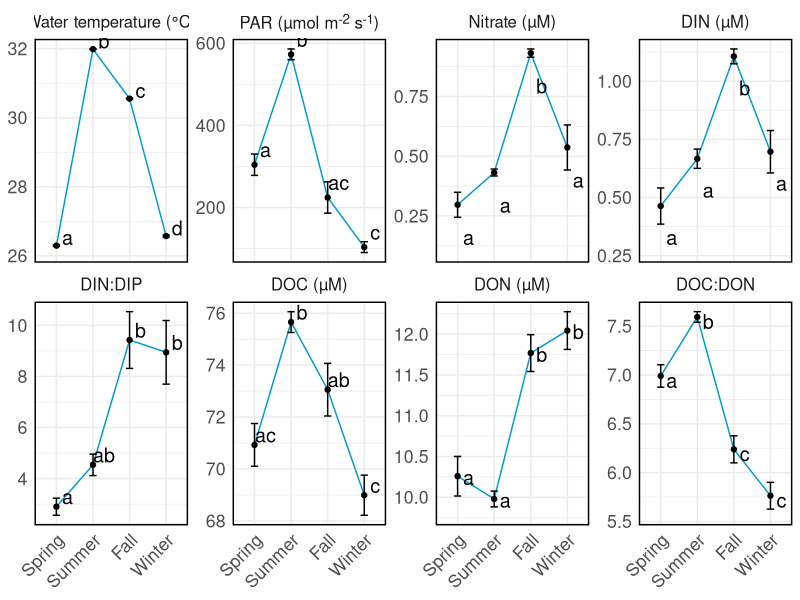
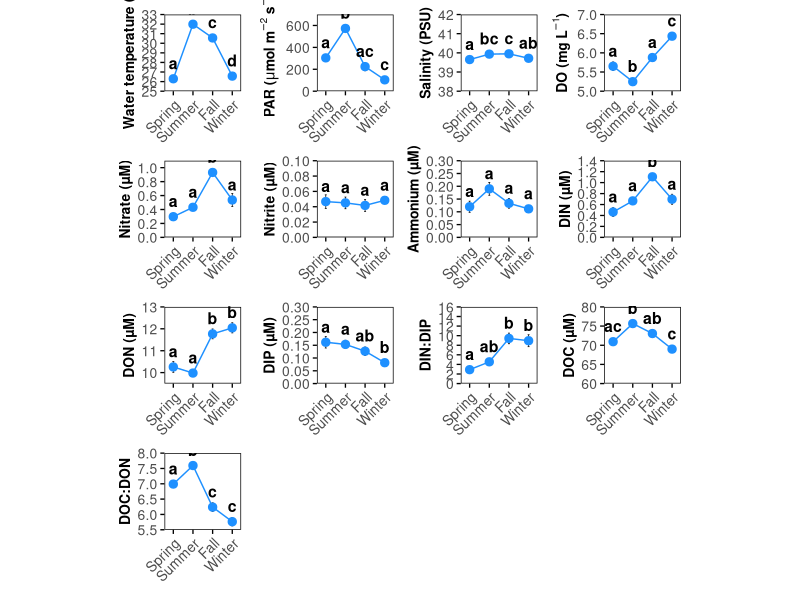
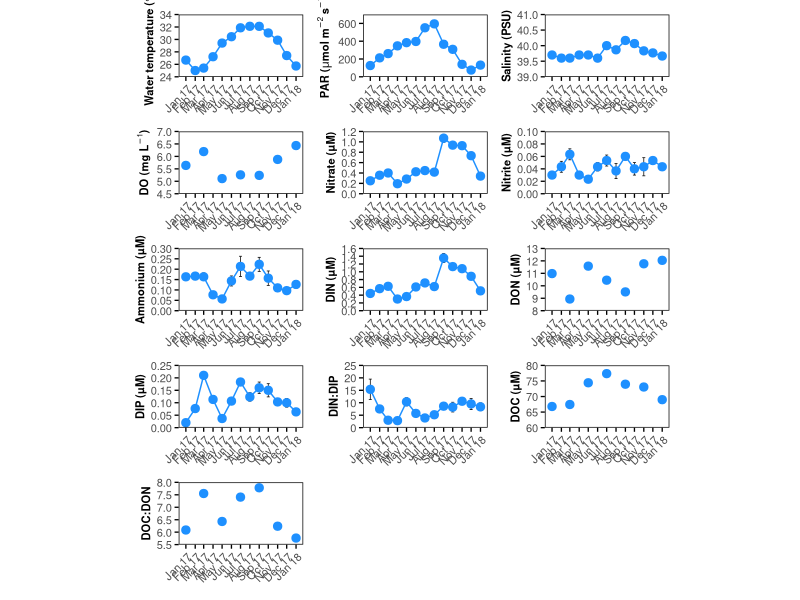
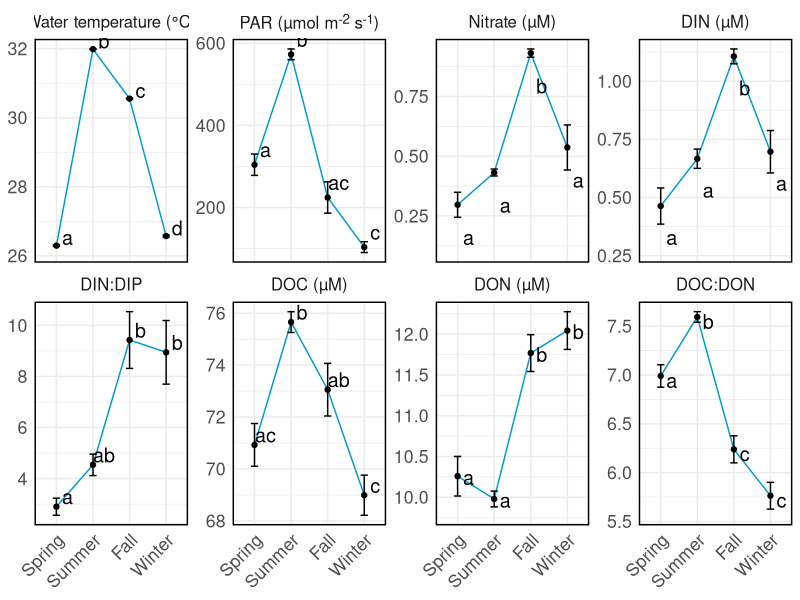
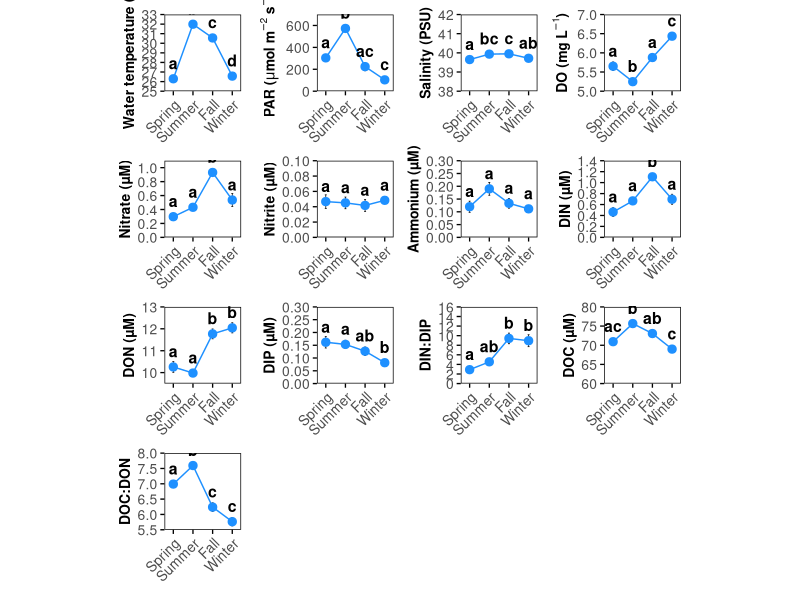
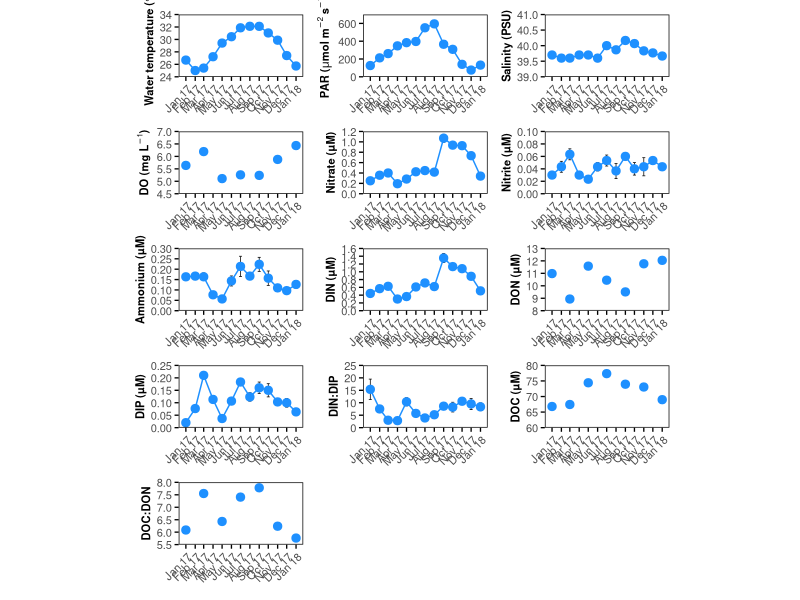

R code for these plots, in order:
# Load required libraries

library(tidyverse)
library(ggforce)
library(readxl)
library(patchwork)
library(ggtext)

# set working directory to the directory the script is saved in

setwd(dirname(rstudioapi::getActiveDocumentContext()$path))

### Figure(s) 1C-J ###

# Load the respective sheet of Excel file

env_data <- read_excel("Environmental Data file Tilstra et al.xlsx", sheet = "season_mean_sem_env")

# Reshape data from wide to long format

env_long <- env_data %>%
  pivot_longer(cols = -Season, names_to = "Parameter", values_to = "Value")

# Add a new column for standard errors of mean (SEM)

env_long <- env_long %>%
  mutate(Std_Error = lead(Value),   # lead() function shifts the values down by one row
         Std_Error = if_else(str_detect(lead(Parameter), "SEM"), Std_Error, NA_real_))

# Remove rows with SEM in the Parameter column

env_long <- env_long %>%
  filter(!str_detect(Parameter, "SEM"))

# Define which parameters to keep for this plot and their desired order

plot_order_1 <- c("Temperature", "PAR", "Nitrate", "DIN", "DIN:DIP", "DOC", "DON", "DOC:DON")

# Remove the environmental parameters not needed for this plot

env_long_1 <- env_long %>%
  filter(Parameter %in% plot_order_1)

# Convert Season to factor for correct ordering

env_long_1$Season <- factor(env_long_1$Season, levels = c("Spring", "Summer", "Fall", "Winter"))

# Reorder Parameter according to plot_order_1

env_long_1$Parameter <- factor(env_long_1$Parameter, levels = plot_order_1)

# Define the significance letters for each plot (based on statistics in different R script)

significance_letters <- list(
  c("a", "b", "c", "d"),
  c("a", "b", "ac", "c"),
  c("a", "a", "b", "a"),
  c("a", "a", "b", "a"),
  c("a", "ab", "b", "b"),
  c("ac", "b", "ab", "c"),
  c("a", "a", "b", "b"),
  c("a", "b", "c", "c")
)

# Match significance letters with the parameter order

env_long_1 <- env_long_1 %>% arrange(match(Parameter, plot_order_1))

# Repeat the significance letters for each parameter

env_long_1$significance <- rep(unlist(significance_letters), length.out = nrow(env_long_1))

# Make titles for each plot

facet_labels <- c(
  "Temperature" = "Water temperature (°C)",
  "PAR"         = "PAR (µmol m<sup>-2</sup> s<sup>-1</sup>)",
  "Nitrate"     = "Nitrate (µM)",
  "DIN"         = "DIN (µM)",
  "DIN:DIP"     = "DIN:DIP",
  "DOC"         = "DOC (µM)",
  "DON"         = "DON (µM)",
  "DOC:DON"     = "DOC:DON"
)

# Create plot

plot_1 <- env_long_1 %>%
  ggplot(aes(x = Season, y = Value, group = Parameter)) +
  geom_line(color = "deepskyblue3") +
  geom_point() +
  geom_errorbar(aes(ymin = Value - Std_Error, ymax = Value + Std_Error), width = 0.2, color = "black") +  
  geom_text(aes(label = significance), vjust = -0.5, size = 5, color = "black", position = position_nudge(y = -0.2, x = 0.3)) +  # Adjust position and aesthetics of significance letters
  facet_wrap(
    ~Parameter,
    scales = "free_y",
    ncol = 4,
    strip.position = "top",
    labeller = as_labeller(facet_labels)
  ) +
  labs(y = NULL, x = NULL) +
  guides(color = "none") + 
  theme_minimal() +
  theme(
    axis.text.x = element_text(angle = 45, hjust = 1),
    text = element_text(size = 16),
    strip.text = ggtext::element_markdown(size = 12),
    panel.border = element_rect(color = "black", fill = NA, linewidth = 1)
  )

# Show the plot

print(plot_1)

# Save the plot

ggsave(
  "Figure_1C-J.pdf",
  plot_1,
  device = cairo_pdf,
  width = 9,
  height = 5
)

# significance letters and plot titles were adjusted and and panel letters added in image processing software outside of R


#### Supplementary Figure S1 ####

# Set order of parameters

plot_order_2 <- c(
  "Temperature", "PAR", "Salinity", "DO",
  "Nitrate", "Nitrite", "Ammonia",
  "DIN", "DON", "Phosphate",
  "DIN:DIP", "DOC", "DOC:DON"
)

env_long_2 <- env_long %>%
  filter(Parameter %in% plot_order_2) %>%
  mutate(
    Season    = factor(Season, levels = c("Spring","Summer","Fall","Winter")),
    Parameter = factor(Parameter, levels = plot_order_2)
  )

# Make Y-axis labels

y_labels_2 <- list(
  "Temperature" = "Water temperature (°C)",
  "PAR"         = expression(bold("PAR ("*mu*"mol m"^{-2}*" s"^{-1}*")")),
  "Salinity"    = "Salinity (PSU)",
  "DO"          = expression(bold("DO (mg L"^{-1}*")")),
  "Nitrate"     = "Nitrate (µM)",
  "Nitrite"     = "Nitrite (µM)",
  "Ammonia"     = "Ammonium (µM)",
  "DIN"         = "DIN (µM)",
  "DON"         = "DON (µM)",
  "Phosphate"   = "DIP (µM)",
  "DIN:DIP"     = "DIN:DIP",
  "DOC"         = "DOC (µM)",
  "DOC:DON"     = "DOC:DON"
)

# Define significance letters (based on statistics in the other R script)

significance_letters_2 <- list(
  c("a","b","c","d"),    # Temperature
  c("a","b","ac","c"),    # PAR
  c("a","bc","c","ab"),    # Salinity
  c("a","b","a","c"),   # DO
  c("a","a","b","a"),   # Nitrate
  c("a","a","a","a"),    # Nitrite
  c("a","a","a","a"),    # Ammonia
  c("a","a","b","a"),   # DIN
  c("a","a","b","b"),    # DON
  c("a","a","ab","b"),   # Phosphate
  c("a","ab","b","b"),    # DIN:DIP
  c("ac","b","ab","c"),  # DOC
  c("a","b","c","c")     # DOC:DON
)

env_long_2 <- env_long_2 %>%
  arrange(match(Parameter, plot_order_2), Season) %>%
  mutate(significance = unlist(significance_letters_2))

# Axis ticks

axis_specs <- tibble::tribble(
  ~Parameter,    ~breaks,                                 ~ymin,   ~ymax,
  "Temperature", 25:33,                                    25,      33,
  "PAR",         c(0, 200, 400, 600),                      0,       700,
  "Salinity",    38:42,                                    38,      42,
  "DO",          c(5.0, 5.5, 6.0, 6.5, 7.0),               5.0,     7.0,
  "Nitrate",     c(0.0, 0.2, 0.4, 0.6, 0.8, 1),            0.0,     1.1,
  "Nitrite",     c(0.00, 0.02, 0.04, 0.06, 0.08, 0.1),     0.00,    0.10,
  "Ammonia",     c(0.00, 0.05, 0.10, 0.15, 0.20, 0.25, 0.30), 0.00, 0.30,
  "DIN",         c(0.0, 0.2, 0.4, 0.6, 0.8, 1.0, 1.2, 1.4), 0.0,     1.4,
  "DON",         c(10, 11, 12, 13),                        9.5,      13,
  "Phosphate",   c(0.00, 0.05, 0.10, 0.15, 0.20, 0.25, 0.30), 0.00, 0.30,
  "DIN:DIP",     c(0, seq(2, 16, 2)),                      0,       16,
  "DOC",         c(60, 65, 70, 75, 80),                    60,      80,
  "DOC:DON",     c(5.5, 6.0, 6.5, 7.0, 7.5, 8.0),          5.5,     8.0
)

# Make one square panel per parameter

plots_list <- env_long_2 %>%
  split(.$Parameter) %>%
  lapply(function(df_param) {
    
    par_name <- as.character(unique(df_param$Parameter))
    
    spec <- axis_specs %>%
      dplyr::filter(Parameter == par_name)
    
    brks <- spec$breaks[[1]]   
    ymin <- spec$ymin          
    ymax <- spec$ymax          
    ylab_val <- y_labels_2[[par_name]]
    
    ggplot(df_param, aes(x = Season, y = Value, group = 1)) +
      geom_errorbar(
        aes(ymin = Value - Std_Error,
            ymax = Value + Std_Error),
        width = 0.1,
        linewidth=0.25,
        color = "black"
      ) +
      geom_line(color = "dodgerblue1") +
      geom_point(size = 2.5, color = "dodgerblue1") +
      geom_text(
        aes(label = significance),
        vjust = -0.8,
        size  = 4,
        fontface = "bold"
      ) +
      scale_y_continuous(
        breaks = brks,
        limits = c(ymin, ymax),
        expand = c(0, 0)
      ) +
      scale_x_discrete(expand = expansion(mult = c(0.15, 0.15))) +
      labs(x = NULL, y = ylab_val) +
      theme_minimal(base_size = 10) +
      theme(
        axis.text.x  = element_text(angle = 45, hjust = 1,size=10),
        axis.text.y  = element_text(size = 10),
        axis.title.y = element_text(size = 10, face="bold"),
        panel.border = element_rect(color = "black", fill = NA, linewidth = 0.5),
        panel.grid   = element_blank(),
        aspect.ratio = 1,
        plot.margin  = margin(5,5,5,5),
        panel.spacing = unit(1, "pt"), 
        axis.ticks   = element_line(color = "black"),
        axis.ticks.length = grid::unit(3, "pt")   # adjust or remove as you prefer
      )
  })

plot_2 <- wrap_plots(plots_list, ncol = 4)
plot_2

ggsave(
  "Figure_S1.pdf",
  plot_2,
  device = cairo_pdf,
  width = 12,
  height = 10
)

# Position of significance letters and plot titles were adjusted and panel letters added in image processing software outside of R

### Supplementary Figure S2 ###

# Load the respective sheet of Excel file

env_data_2 <- read_excel("Environmental Data file Tilstra et al.xlsx", sheet = "month_mean_sem_env")

# Reshape data from wide to long format

env_long_3 <- env_data_2 %>%
  pivot_longer(cols = -Month, names_to = "Parameter", values_to = "Value")

# Add a new column for standard errors of mean (SEM)

env_long_3 <- env_long_3 %>%
  mutate(Std_Error = lead(Value),   # lead() function shifts the values down by one row
         Std_Error = if_else(str_detect(lead(Parameter), "SEM"), Std_Error, NA_real_))

# Remove rows with SEM in the Parameter column

env_long_3 <- env_long_3 %>%
  filter(!str_detect(Parameter, "SEM"))

# Set order of parameters and transform month to proper date format

env_long_3 <- env_long_3 %>%
  filter(Parameter %in% plot_order_2) %>% # same order as in the previous plot S1
  mutate(
    Parameter = factor(Parameter, levels = plot_order_2),
    Month = as.Date(Month)
  )

# Axis ticks

axis_specs_2 <- tibble::tribble(
  ~Parameter,    ~breaks,                                 ~ymin,   ~ymax,
  "Temperature", seq(24, 34, 2),                           24,      34,
  "PAR",         c(0, 200, 400, 600),                      0,       700,
  "Salinity",    seq(39, 41, .5),                          39,      41,
  "DO",          c(4.5,5.0, 5.5, 6.0, 6.5, 7.0),           4.5,     7.0,
  "Nitrate",     c(0.0, 0.2, 0.4, 0.6, 0.8, 1,1.2),        0.0,     1.2,
  "Nitrite",     c(0.00, 0.02, 0.04, 0.06, 0.08, 0.1),     0.00,    0.10,
  "Ammonia",     c(0.00, 0.05, 0.10, 0.15, 0.20, 0.25, 0.30), 0.00, 0.30,
  "DIN",         c(0.0, 0.2, 0.4, 0.6, 0.8, 1.0, 1.2, 1.4,1.6), 0.0,     1.6,
  "DON",         seq(8, 13, 1),                        8,      13,
  "Phosphate",   c(0.00, 0.05, 0.10, 0.15, 0.20, 0.25), 0.00, 0.25,
  "DIN:DIP",     seq(0, 25, 5),                      0,       25,
  "DOC",         c(60, 65, 70, 75, 80),                    60,      80,
  "DOC:DON",     c(5.5, 6.0, 6.5, 7.0, 7.5, 8.0),          5.5,     8.0
)

plots_list_2 <- env_long_3 %>%
  split(.$Parameter) %>%
  lapply(function(df_param) {
    
    par_name <- as.character(unique(df_param$Parameter))
    
    spec <- axis_specs_2 %>%
      dplyr::filter(Parameter == par_name)
    
    brks <- spec$breaks[[1]]   
    ymin <- spec$ymin          
    ymax <- spec$ymax          
    ylab_val <- y_labels_2[[par_name]] # labels are the same as in S1 plot
    
    ggplot(df_param, aes(x = Month, y = Value, group = 1)) +
      geom_errorbar(
        aes(ymin = Value - Std_Error,
            ymax = Value + Std_Error),
        width = 10, # high width because it is expressed in time units
        linewidth=0.25,
        color = "black"
      ) +
      geom_line(color = "dodgerblue1") +
      geom_point(size = 2.5, color = "dodgerblue1") +
      scale_y_continuous(
        breaks = brks,
        limits = c(ymin, ymax),
        expand = c(0, 0)
      ) +
      scale_x_date(date_labels = "%b %y",date_breaks = "1 month", expand = expansion(mult = c(0.05, 0.05))) +
      labs(x = NULL, y = ylab_val) +
      theme_minimal(base_size = 10) +
      theme(
        axis.text.x  = element_text(angle = 45, hjust = 1,size=8),
        axis.text.y  = element_text(size = 8),
        axis.title.y = element_text(size = 8, face="bold"),
        panel.border = element_rect(color = "black", fill = NA, linewidth = 0.5),
        panel.grid   = element_blank(),
        aspect.ratio = 0.5,
        plot.margin  = margin(5,5,5,5),
        panel.spacing = unit(1, "pt"), 
        axis.ticks   = element_line(color = "black"),
        axis.ticks.length = grid::unit(3, "pt")   # adjust or remove as you prefer
      )
  })

plot_3 <- wrap_plots(plots_list_2, ncol = 3)
plot_3

ggsave(
  "Figure_S2.pdf",
  plot_3,
  device = cairo_pdf,
  width = 15,
  height = 10
)

# Position of significance letters and plot titles were adjusted and panel letters added in image processing software outside of R
